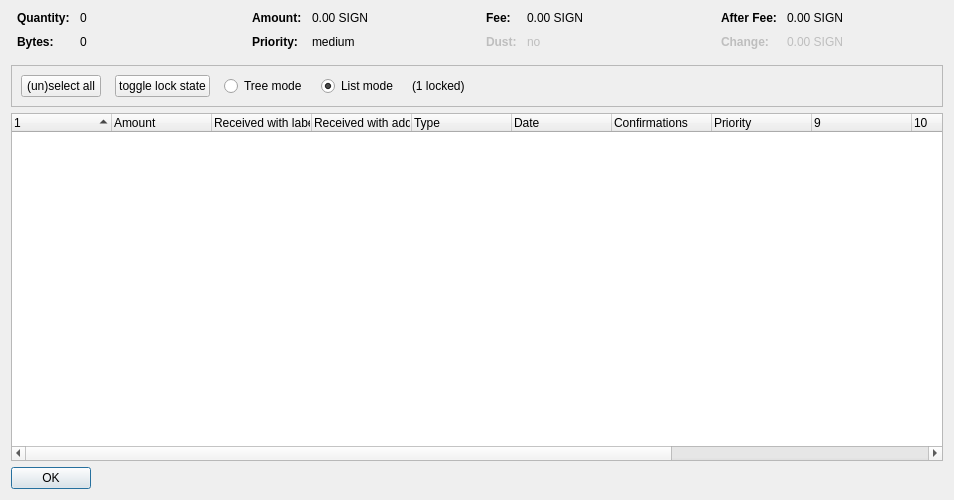
<?xml version="1.0" encoding="UTF-8"?>
<ui version="4.0">
 <class>CoinControlDialog</class>
 <widget class="QDialog" name="CoinControlDialog">
  <property name="geometry">
   <rect>
    <x>0</x>
    <y>0</y>
    <width>954</width>
    <height>500</height>
   </rect>
  </property>
  <property name="windowTitle">
   <string>Coin Selection</string>
  </property>
  <layout class="QVBoxLayout" name="verticalLayout">
   <item>
    <layout class="QHBoxLayout" name="horizontalLayoutTop" stretch="0,0,0,0">
     <property name="topMargin">
      <number>0</number>
     </property>
     <property name="bottomMargin">
      <number>10</number>
     </property>
     <item>
      <layout class="QFormLayout" name="formLayoutCoinControl1">
       <property name="horizontalSpacing">
        <number>10</number>
       </property>
       <property name="verticalSpacing">
        <number>10</number>
       </property>
       <property name="leftMargin">
        <number>6</number>
       </property>
       <property name="rightMargin">
        <number>6</number>
       </property>
       <item row="0" column="0">
        <widget class="QLabel" name="labelCoinControlQuantityText">
         <property name="font">
          <font>
           <weight>75</weight>
           <bold>true</bold>
          </font>
         </property>
         <property name="text">
          <string>Quantity:</string>
         </property>
        </widget>
       </item>
       <item row="0" column="1">
        <widget class="QLabel" name="labelCoinControlQuantity">
         <property name="cursor">
          <cursorShape>IBeamCursor</cursorShape>
         </property>
         <property name="contextMenuPolicy">
          <enum>Qt::ActionsContextMenu</enum>
         </property>
         <property name="text">
          <string notr="true">0</string>
         </property>
         <property name="textInteractionFlags">
          <set>Qt::LinksAccessibleByMouse|Qt::TextSelectableByKeyboard|Qt::TextSelectableByMouse</set>
         </property>
        </widget>
       </item>
       <item row="1" column="0">
        <widget class="QLabel" name="labelCoinControlBytesText">
         <property name="font">
          <font>
           <weight>75</weight>
           <bold>true</bold>
          </font>
         </property>
         <property name="text">
          <string>Bytes:</string>
         </property>
        </widget>
       </item>
       <item row="1" column="1">
        <widget class="QLabel" name="labelCoinControlBytes">
         <property name="cursor">
          <cursorShape>IBeamCursor</cursorShape>
         </property>
         <property name="contextMenuPolicy">
          <enum>Qt::ActionsContextMenu</enum>
         </property>
         <property name="text">
          <string notr="true">0</string>
         </property>
         <property name="textInteractionFlags">
          <set>Qt::LinksAccessibleByMouse|Qt::TextSelectableByKeyboard|Qt::TextSelectableByMouse</set>
         </property>
        </widget>
       </item>
      </layout>
     </item>
     <item>
      <layout class="QFormLayout" name="formLayoutCoinControl2">
       <property name="horizontalSpacing">
        <number>10</number>
       </property>
       <property name="verticalSpacing">
        <number>10</number>
       </property>
       <property name="leftMargin">
        <number>6</number>
       </property>
       <property name="rightMargin">
        <number>6</number>
       </property>
       <item row="0" column="0">
        <widget class="QLabel" name="labelCoinControlAmountText">
         <property name="font">
          <font>
           <weight>75</weight>
           <bold>true</bold>
          </font>
         </property>
         <property name="text">
          <string>Amount:</string>
         </property>
        </widget>
       </item>
       <item row="0" column="1">
        <widget class="QLabel" name="labelCoinControlAmount">
         <property name="cursor">
          <cursorShape>IBeamCursor</cursorShape>
         </property>
         <property name="contextMenuPolicy">
          <enum>Qt::ActionsContextMenu</enum>
         </property>
         <property name="text">
          <string notr="true">0.00 SIGN</string>
         </property>
         <property name="textInteractionFlags">
          <set>Qt::LinksAccessibleByMouse|Qt::TextSelectableByKeyboard|Qt::TextSelectableByMouse</set>
         </property>
        </widget>
       </item>
       <item row="1" column="0">
        <widget class="QLabel" name="labelCoinControlPriorityText">
         <property name="font">
          <font>
           <weight>75</weight>
           <bold>true</bold>
          </font>
         </property>
         <property name="text">
          <string>Priority:</string>
         </property>
        </widget>
       </item>
       <item row="1" column="1">
        <widget class="QLabel" name="labelCoinControlPriority">
         <property name="cursor">
          <cursorShape>IBeamCursor</cursorShape>
         </property>
         <property name="contextMenuPolicy">
          <enum>Qt::ActionsContextMenu</enum>
         </property>
         <property name="text">
          <string>medium</string>
         </property>
         <property name="textInteractionFlags">
          <set>Qt::LinksAccessibleByMouse|Qt::TextSelectableByKeyboard|Qt::TextSelectableByMouse</set>
         </property>
        </widget>
       </item>
      </layout>
     </item>
     <item>
      <layout class="QFormLayout" name="formLayoutCoinControl3">
       <property name="horizontalSpacing">
        <number>10</number>
       </property>
       <property name="verticalSpacing">
        <number>10</number>
       </property>
       <property name="leftMargin">
        <number>6</number>
       </property>
       <property name="rightMargin">
        <number>6</number>
       </property>
       <item row="0" column="0">
        <widget class="QLabel" name="labelCoinControlFeeText">
         <property name="font">
          <font>
           <weight>75</weight>
           <bold>true</bold>
          </font>
         </property>
         <property name="text">
          <string>Fee:</string>
         </property>
        </widget>
       </item>
       <item row="0" column="1">
        <widget class="QLabel" name="labelCoinControlFee">
         <property name="cursor">
          <cursorShape>IBeamCursor</cursorShape>
         </property>
         <property name="contextMenuPolicy">
          <enum>Qt::ActionsContextMenu</enum>
         </property>
         <property name="text">
          <string notr="true">0.00 SIGN</string>
         </property>
         <property name="textInteractionFlags">
          <set>Qt::LinksAccessibleByMouse|Qt::TextSelectableByKeyboard|Qt::TextSelectableByMouse</set>
         </property>
        </widget>
       </item>
       <item row="1" column="0">
        <widget class="QLabel" name="labelCoinControlLowOutputText">
         <property name="enabled">
          <bool>false</bool>
         </property>
         <property name="font">
          <font>
           <weight>75</weight>
           <bold>true</bold>
          </font>
         </property>
         <property name="text">
          <string>Dust:</string>
         </property>
        </widget>
       </item>
       <item row="1" column="1">
        <widget class="QLabel" name="labelCoinControlLowOutput">
         <property name="enabled">
          <bool>false</bool>
         </property>
         <property name="cursor">
          <cursorShape>IBeamCursor</cursorShape>
         </property>
         <property name="contextMenuPolicy">
          <enum>Qt::ActionsContextMenu</enum>
         </property>
         <property name="text">
          <string>no</string>
         </property>
         <property name="textInteractionFlags">
          <set>Qt::LinksAccessibleByMouse|Qt::TextSelectableByKeyboard|Qt::TextSelectableByMouse</set>
         </property>
        </widget>
       </item>
      </layout>
     </item>
     <item>
      <layout class="QFormLayout" name="formLayoutCoinControl4">
       <property name="horizontalSpacing">
        <number>10</number>
       </property>
       <property name="verticalSpacing">
        <number>10</number>
       </property>
       <property name="leftMargin">
        <number>6</number>
       </property>
       <property name="rightMargin">
        <number>6</number>
       </property>
       <item row="0" column="0">
        <widget class="QLabel" name="labelCoinControlAfterFeeText">
         <property name="font">
          <font>
           <weight>75</weight>
           <bold>true</bold>
          </font>
         </property>
         <property name="text">
          <string>After Fee:</string>
         </property>
        </widget>
       </item>
       <item row="0" column="1">
        <widget class="QLabel" name="labelCoinControlAfterFee">
         <property name="cursor">
          <cursorShape>IBeamCursor</cursorShape>
         </property>
         <property name="contextMenuPolicy">
          <enum>Qt::ActionsContextMenu</enum>
         </property>
         <property name="text">
          <string notr="true">0.00 SIGN</string>
         </property>
         <property name="textInteractionFlags">
          <set>Qt::LinksAccessibleByMouse|Qt::TextSelectableByKeyboard|Qt::TextSelectableByMouse</set>
         </property>
        </widget>
       </item>
       <item row="1" column="0">
        <widget class="QLabel" name="labelCoinControlChangeText">
         <property name="enabled">
          <bool>false</bool>
         </property>
         <property name="font">
          <font>
           <weight>75</weight>
           <bold>true</bold>
          </font>
         </property>
         <property name="text">
          <string>Change:</string>
         </property>
        </widget>
       </item>
       <item row="1" column="1">
        <widget class="QLabel" name="labelCoinControlChange">
         <property name="enabled">
          <bool>false</bool>
         </property>
         <property name="cursor">
          <cursorShape>IBeamCursor</cursorShape>
         </property>
         <property name="contextMenuPolicy">
          <enum>Qt::ActionsContextMenu</enum>
         </property>
         <property name="text">
          <string notr="true">0.00 SIGN</string>
         </property>
         <property name="textInteractionFlags">
          <set>Qt::LinksAccessibleByMouse|Qt::TextSelectableByKeyboard|Qt::TextSelectableByMouse</set>
         </property>
        </widget>
       </item>
      </layout>
     </item>
    </layout>
   </item>
   <item>
    <widget class="QFrame" name="frame">
     <property name="minimumSize">
      <size>
       <width>0</width>
       <height>40</height>
      </size>
     </property>
     <property name="frameShape">
      <enum>QFrame::StyledPanel</enum>
     </property>
     <property name="frameShadow">
      <enum>QFrame::Sunken</enum>
     </property>
     <layout class="QHBoxLayout" name="horizontalLayout">
      <item>
       <layout class="QHBoxLayout" name="horizontalLayoutPanel" stretch="0,0,0,0,0,0">
        <property name="spacing">
         <number>14</number>
        </property>
        <item>
         <widget class="QPushButton" name="pushButtonSelectAll">
          <property name="sizePolicy">
           <sizepolicy hsizetype="Maximum" vsizetype="Fixed">
            <horstretch>0</horstretch>
            <verstretch>0</verstretch>
           </sizepolicy>
          </property>
          <property name="text">
           <string>(un)select all</string>
          </property>
          <property name="autoDefault">
           <bool>false</bool>
          </property>
         </widget>
        </item>
        <item>
         <widget class="QPushButton" name="pushButtonToggleLock">
          <property name="sizePolicy">
           <sizepolicy hsizetype="Maximum" vsizetype="Fixed">
            <horstretch>0</horstretch>
            <verstretch>0</verstretch>
           </sizepolicy>
          </property>
          <property name="text">
           <string>toggle lock state</string>
          </property>
          <property name="autoDefault">
           <bool>false</bool>
          </property>
         </widget>
        </item>
        <item>
         <widget class="QRadioButton" name="radioTreeMode">
          <property name="sizePolicy">
           <sizepolicy hsizetype="Maximum" vsizetype="Fixed">
            <horstretch>0</horstretch>
            <verstretch>0</verstretch>
           </sizepolicy>
          </property>
          <property name="text">
           <string>Tree mode</string>
          </property>
         </widget>
        </item>
        <item>
         <widget class="QRadioButton" name="radioListMode">
          <property name="sizePolicy">
           <sizepolicy hsizetype="Maximum" vsizetype="Fixed">
            <horstretch>0</horstretch>
            <verstretch>0</verstretch>
           </sizepolicy>
          </property>
          <property name="text">
           <string>List mode</string>
          </property>
          <property name="checked">
           <bool>true</bool>
          </property>
         </widget>
        </item>
        <item>
         <widget class="QLabel" name="labelLocked">
          <property name="text">
           <string>(1 locked)</string>
          </property>
         </widget>
        </item>
        <item>
         <spacer name="horizontalSpacer">
          <property name="orientation">
           <enum>Qt::Horizontal</enum>
          </property>
          <property name="sizeHint" stdset="0">
           <size>
            <width>40</width>
            <height>20</height>
           </size>
          </property>
         </spacer>
        </item>
       </layout>
      </item>
     </layout>
    </widget>
   </item>
   <item>
    <widget class="CoinControlTreeWidget" name="treeWidget">
     <property name="contextMenuPolicy">
      <enum>Qt::CustomContextMenu</enum>
     </property>
     <property name="sortingEnabled">
      <bool>false</bool>
     </property>
     <property name="columnCount">
      <number>13</number>
     </property>
     <attribute name="headerShowSortIndicator" stdset="0">
      <bool>true</bool>
     </attribute>
     <attribute name="headerStretchLastSection">
      <bool>false</bool>
     </attribute>
     <column>
      <property name="text">
       <string/>
      </property>
     </column>
     <column>
      <property name="text">
       <string>Amount</string>
      </property>
     </column>
     <column>
      <property name="text">
       <string>Received with label</string>
      </property>
     </column>
     <column>
      <property name="text">
       <string>Received with address</string>
      </property>
     </column>
     <column>
      <property name="text">
	<string>Type</string>
      </property>
     </column>
     <column>
      <property name="text">	 
       <string>Date</string>
      </property>
     </column>
     <column>
      <property name="text">
       <string>Confirmations</string>
      </property>
      <property name="toolTip">
       <string>Confirmed</string>
      </property>
     </column>
     <column>
      <property name="text">
       <string>Priority</string>
      </property>
     </column>
     <column>
      <property name="text">
       <string/>
      </property>
     </column>
     <column>
      <property name="text">
       <string/>
      </property>
     </column>
     <column>
      <property name="text">
       <string/>
      </property>
     </column>
     <column>
      <property name="text">
       <string/>
      </property>
     </column>
     <column>
      <property name="text">
       <string/>
      </property>
     </column>
    </widget>
   </item>
   <item>
    <widget class="QDialogButtonBox" name="buttonBox">
     <property name="sizePolicy">
      <sizepolicy hsizetype="Maximum" vsizetype="Fixed">
       <horstretch>0</horstretch>
       <verstretch>0</verstretch>
      </sizepolicy>
     </property>
     <property name="orientation">
      <enum>Qt::Horizontal</enum>
     </property>
     <property name="standardButtons">
      <set>QDialogButtonBox::Ok</set>
     </property>
    </widget>
   </item>
  </layout>
 </widget>
 <customwidgets>
  <customwidget>
   <class>CoinControlTreeWidget</class>
   <extends>QTreeWidget</extends>
   <header>coincontroltreewidget.h</header>
  </customwidget>
 </customwidgets>
 <resources/>
 <connections/>
</ui>
